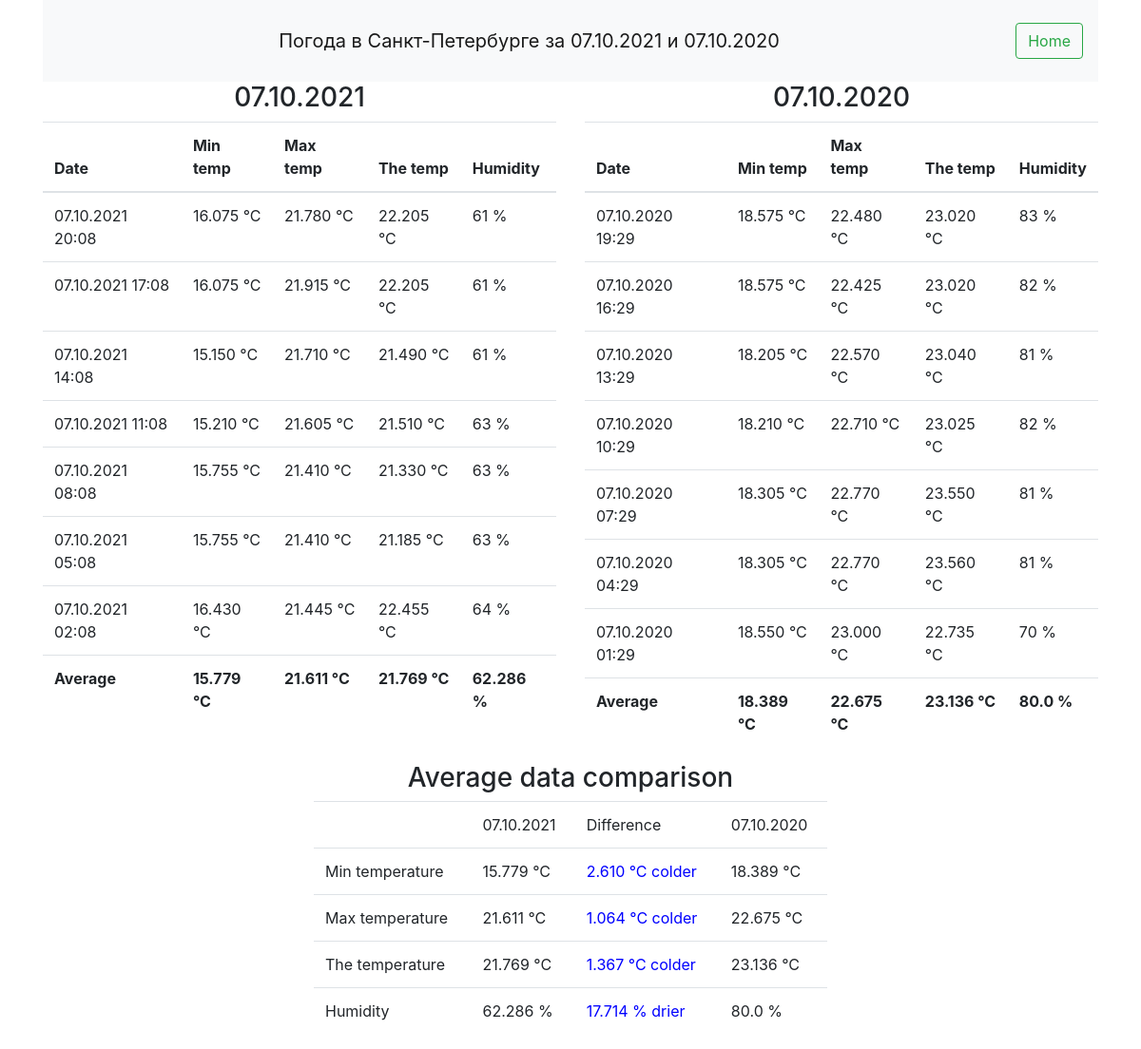
/2021/10/07, run on the app's committed database.
### weather_comparator/models.py (models this page shows, shortened)
class Weather_history(models.Model):
    measure_id = models.PositiveBigIntegerField()
    datetime = models.DateTimeField(auto_now=False)
    min_temp = models.DecimalField(max_digits=7, decimal_places=3)
    max_temp = models.DecimalField(max_digits=7, decimal_places=3)
    the_temp = models.DecimalField(max_digits=7, decimal_places=3)
    humidity = models.PositiveSmallIntegerField()

### weather_comparator/views.py (the view)
# urls.py: re_path(r'(?P<year>[0-9]{4})/(?P<month>[0-9]{1,2})/(?P<day>[0-9]{1,2})', weather),
def weather(request, year, month, day):
    rquested_date = f'{year}-{month}-{day}'
    dt_date = datetime.datetime.strptime(rquested_date, '%Y-%m-%d')
    if dt_date.date() == datetime.datetime.now().date():
        dt_date = dt_date - datetime.timedelta(days=1)
    year_ago_dt_date = dt_date - datetime.timedelta(days=365)
    m = Metaweather()
    req_date_data = m.get_weather_history('St Petersburg', dt_date)
    year_ago_date_data = m.get_weather_history('St Petersburg', year_ago_dt_date)
    title = f'Погода в Санкт-Петербурге за {dt_date.date().strftime("%d.%m.%Y")} и {year_ago_dt_date.date().strftime("%d.%m.%Y")}'
    diffs = {'min_temp': round(req_date_data['avg_data']['min_temp'] - year_ago_date_data['avg_data']['min_temp'], 3),
             'max_temp': round(req_date_data['avg_data']['max_temp'] - year_ago_date_data['avg_data']['max_temp'], 3),
             'the_temp': round(req_date_data['avg_data']['the_temp'] - year_ago_date_data['avg_data']['the_temp'], 3),
             'humidity': round(req_date_data['avg_data']['humidity'] - year_ago_date_data['avg_data']['humidity'], 3),
             }
    return render(request, 'weather_comparator/weather.html', {'title': title,
                                                               'date': dt_date.date(),
                                                               'year_ago_date':year_ago_dt_date.date(),
                                                               'req_date_data':req_date_data,
                                                               'year_ago_date_data':year_ago_date_data,
                                                               'diffs': diffs,
                                                               })

### weather_comparator/metaweather.py (called while the page is built, shortened)
    def get_weather_history(self, location, date):
        data_from_db = self.get_data_from_db(date)
        if len(data_from_db['data']) > 0:
            return (data_from_db)

### weather_comparator/templates/weather_comparator/weather.html
{% extends 'weather_comparator/base.html' %}
{% load mathfilters %}
{% block content %}
<div class="container-md">
    <div class='row'>
        <div class='col-xl-6'>
            <h3 class='text-center'> {{ date | date:'d.m.Y' }}</h3>
            <table class="table table-hover">
                <thead>
                <tr>
                    <th scope="col">Date</th>
                    <th scope="col">Min temp</th>
                    <th scope="col">Max temp</th>
                    <th scope="col">The temp</th>
                    <th scope="col">Humidity</th>
                </tr>
                </thead>
                <tbody>
                {% for i in req_date_data.data %}
                <tr>
                    <td>{{ i.datetime|date:'d.m.Y H:i' }}</td>
                    <td>{{ i.min_temp }} °C</td>
                    <td>{{ i.max_temp }} °C</td>
                    <td>{{ i.the_temp }} °C</td>
                    <td>{{ i.humidity }} %</td>
                </tr>
                {% endfor %}
                <tr style="font-weight:bold">
                    <td> Average</td>
                    <td>{{ req_date_data.avg_data.min_temp }} °C</td>
                    <td>{{ req_date_data.avg_data.max_temp }} °C</td>
                    <td>{{ req_date_data.avg_data.the_temp }} °C</td>
                    <td>{{ req_date_data.avg_data.humidity }} %</td>
                </tr>
                </tbody>
            </table>
        </div>
        <div class='col-xl-6'>
            <h3 class='text-center'>{{ year_ago_date | date:'d.m.Y' }}</h3>
            <table class="table table-hover">
                <thead>
                <tr>
                    <th scope="col">Date</th>
                    <th scope="col">Min temp</th>
                    <th scope="col">Max temp</th>
                    <th scope="col">The temp</th>
                    <th scope="col">Humidity</th>
                </tr>
                </thead>
                <tbody>
                {% for i in year_ago_date_data.data %}
                <tr>
                    <td>{{ i.datetime|date:'d.m.Y H:i' }}</td>
                    <td>{{ i.min_temp }} °C</td>
                    <td>{{ i.max_temp }} °C</td>
                    <td>{{ i.the_temp }} °C</td>
                    <td>{{ i.humidity }} %</td>
                </tr>
                {% endfor %}
                <tr style="font-weight:bold">
                    <td> Average</td>
                    <td>{{ year_ago_date_data.avg_data.min_temp }} °C</td>
                    <td>{{ year_ago_date_data.avg_data.max_temp }} °C</td>
                    <td>{{ year_ago_date_data.avg_data.the_temp }} °C</td>
                    <td>{{ year_ago_date_data.avg_data.humidity }} %</td>
                </tr>
                </tbody>
            </table>
        </div>
    </div>
    <div class='row'>
        <div class='col-xl-3'>
        </div>
        <div class='col-xl-6'>
            <h3 class='text-center'> Average data comparison </h3>
            <table class="table table-hover">
                <thead>
                <tr>
                    <td></td>
                    <td>{{ date | date:'d.m.Y' }}</td>
                    <td>Difference</td>
                    <td>{{ year_ago_date | date:'d.m.Y' }}</td>
                </tr>
                </thead>
                <tbody>
                <tr>
                    <td>Min temperature</td>
                    <td>{{ req_date_data.avg_data.min_temp }} °C</td>
                    {% if diffs.min_temp > 0 %}
                    <td class="red">{{ diffs.min_temp }} °C warmer</td>
                    {% elif diffs.min_temp == 0 %}
                    <td class="green">The same temperature</td>
                    {%elif diffs.min_temp < 0 %}
                    <td class="blue">{{ diffs.min_temp|abs }} °C colder</td>
                    {% endif %}
                    <td>{{ year_ago_date_data.avg_data.min_temp }} °C</td>
                </tr>
                <tr>
                    <td>Max temperature</td>
                    <td>{{ req_date_data.avg_data.max_temp }} °C</td>
                    {% if diffs.max_temp > 0 %}
                    <td class="red">{{ diffs.max_temp }} °C warmer</td>
                    {% elif diffs.max_temp == 0 %}
                    <td class="green">The same temperature</td>
                    {%elif diffs.max_temp < 0 %}
                    <td class="blue">{{ diffs.max_temp|abs }} °C colder</td>
                    {% endif %}
                    <td>{{ year_ago_date_data.avg_data.max_temp }} °C</td>
                </tr>
                <tr>
                    <td>The temperature</td>
                    <td>{{ req_date_data.avg_data.the_temp }} °C</td>
                    {% if diffs.the_temp > 0 %}
                    <td class="red">{{ diffs.the_temp }} °C warmer</td>
                    {% elif diffs.the_temp == 0 %}
                    <td class="green">The same temperature</td>
                    {%elif diffs.the_temp < 0 %}
                    <td class="blue">{{ diffs.the_temp|abs }} °C colder</td>
                    {% endif %}
                    <td>{{ year_ago_date_data.avg_data.the_temp }} °C</td>
                </tr>
                <tr>
                    <td>Humidity</td>
                    <td>{{ req_date_data.avg_data.humidity }} %</td>
                    {% if diffs.humidity > 0 %}
                    <td class="red">{{ diffs.humidity }} % wetter</td>
                    {% elif diffs.humidity == 0 %}
                    <td class="green">The same humidity</td>
                    {%elif diffs.humidity < 0 %}
                    <td class="blue">{{ diffs.humidity|abs }} % drier</td>
                    {% endif %}
                    <td>{{ year_ago_date_data.avg_data.humidity }} %</td>
                </tr>
                </tbody>
            </table>
        </div>
        <div class='col-xl-3'>
        </div>
    </div>
</div>
{% endblock %}

### weather_comparator/static/weather_comparator/css/custom.css (style rules this page uses)
.blue { color: blue; }

### data on the page
Weather_history: datetime "07.10.2021 20:08", min_temp "16.075", max_temp "21.780", the_temp "22.205", humidity "61"
Weather_history: datetime "07.10.2021 17:08", min_temp "16.075", max_temp "21.915", the_temp "22.205", humidity "61"
Weather_history: datetime "07.10.2021 14:08", min_temp "15.150", max_temp "21.710", the_temp "21.490", humidity "61"
Weather_history: datetime "07.10.2021 11:08", min_temp "15.210", max_temp "21.605", the_temp "21.510", humidity "63"
Weather_history: datetime "07.10.2021 08:08", min_temp "15.755", max_temp "21.410", the_temp "21.330", humidity "63"
Weather_history: datetime "07.10.2021 05:08", min_temp "15.755", max_temp "21.410", the_temp "21.185", humidity "63"
Weather_history: datetime "07.10.2021 02:08", min_temp "16.430", max_temp "21.445", the_temp "22.455", humidity "64"
Weather_history: datetime "07.10.2020 19:29", min_temp "18.575", max_temp "22.480", the_temp "23.020", humidity "83"
Weather_history: datetime "07.10.2020 16:29", min_temp "18.575", max_temp "22.425", the_temp "23.020", humidity "82"
Weather_history: datetime "07.10.2020 13:29", min_temp "18.205", max_temp "22.570", the_temp "23.040", humidity "81"
Weather_history: datetime "07.10.2020 10:29", min_temp "18.210", max_temp "22.710", the_temp "23.025", humidity "82"
Weather_history: datetime "07.10.2020 07:29", min_temp "18.305", max_temp "22.770", the_temp "23.550", humidity "81"
Weather_history: datetime "07.10.2020 04:29", min_temp "18.305", max_temp "22.770", the_temp "23.560", humidity "81"
Weather_history: datetime "07.10.2020 01:29", min_temp "18.550", max_temp "23.000", the_temp "22.735", humidity "70"

### other printed values
{{ title }} "Погода в Санкт-Петербурге за 07.10.2021 и 07.10.2020"
{{ date | date:'d.m.Y' }} "07.10.2021"
{{ req_date_data.avg_data.min_temp }} "15.779"
{{ req_date_data.avg_data.max_temp }} "21.611"
{{ req_date_data.avg_data.the_temp }} "21.769"
{{ req_date_data.avg_data.humidity }} "62.286"
{{ year_ago_date | date:'d.m.Y' }} "07.10.2020"
{{ year_ago_date_data.avg_data.min_temp }} "18.389"
{{ year_ago_date_data.avg_data.max_temp }} "22.675"
{{ year_ago_date_data.avg_data.the_temp }} "23.136"
{{ year_ago_date_data.avg_data.humidity }} "80.0"
{{ diffs.min_temp|abs }} "2.610"
{{ diffs.max_temp|abs }} "1.064"
{{ diffs.the_temp|abs }} "1.367"
{{ diffs.humidity|abs }} "17.714"
